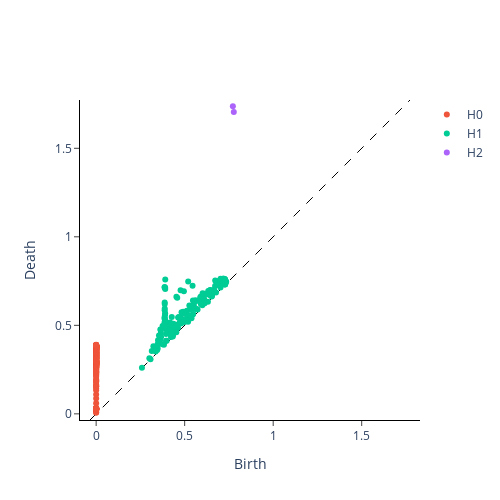

This figure's notebook cell:
### Code cell
y_nonperiodic_embedded = y_nonperiodic_embedded[None, :, :]

nonperiodic_persistence = VietorisRipsPersistence(
    homology_dimensions=homology_dimensions, n_jobs=6
)
print("Persistence diagram for nonperiodic signal")
nonperiodic_persistence.fit_transform_plot(y_nonperiodic_embedded)

### Figure 1 — Plotly figure (JSON) as saved in the notebook; plotly's stock layout.template omitted (floating-point values rounded to 4 significant figures; data arrays with more than 128 entries replaced by an {"elided": "..."} marker saying what was removed)
{"data": [{"hoverinfo": "none", "line": {"color": "black", "dash": "dash", "width": 1}, "mode": "lines", "showlegend": false, "type": "scatter", "x": [-0.03476, 1.773], "y": [-0.03476, 1.773]}, {"hoverinfo": "text", "hovertext": {"elided": "322 str values"}, "mode": "markers", "name": "H0", "type": "scatter", "x": {"elided": "322 int values"}, "y": {"elided": "322 float values"}}, {"hoverinfo": "text", "hovertext": {"elided": "219 str values"}, "mode": "markers", "name": "H1", "type": "scatter", "x": {"elided": "219 float values"}, "y": {"elided": "219 float values"}}, {"hoverinfo": "text", "hovertext": ["(0.7775129079818726, 1.7046259641647339)", "(0.7722154259681702, 1.7380425930023193)"], "mode": "markers", "name": "H2", "type": "scatter", "x": [0.7775, 0.7722], "y": [1.705, 1.738]}], "layout": {"height": 500, "plot_bgcolor": "white", "width": 500, "xaxis": {"autorange": false, "exponentformat": "e", "linecolor": "black", "linewidth": 1, "mirror": false, "range": [-0.03476, 1.773], "showexponent": "all", "showline": true, "side": "bottom", "ticks": "outside", "title": {"text": "Birth"}, "type": "linear", "zeroline": true}, "yaxis": {"autorange": false, "exponentformat": "e", "linecolor": "black", "linewidth": 1, "mirror": false, "range": [-0.03476, 1.773], "scaleanchor": "x", "scaleratio": 1, "showexponent": "all", "showline": true, "side": "left", "ticks": "outside", "title": {"text": "Death"}, "type": "linear", "zeroline": true}}}
